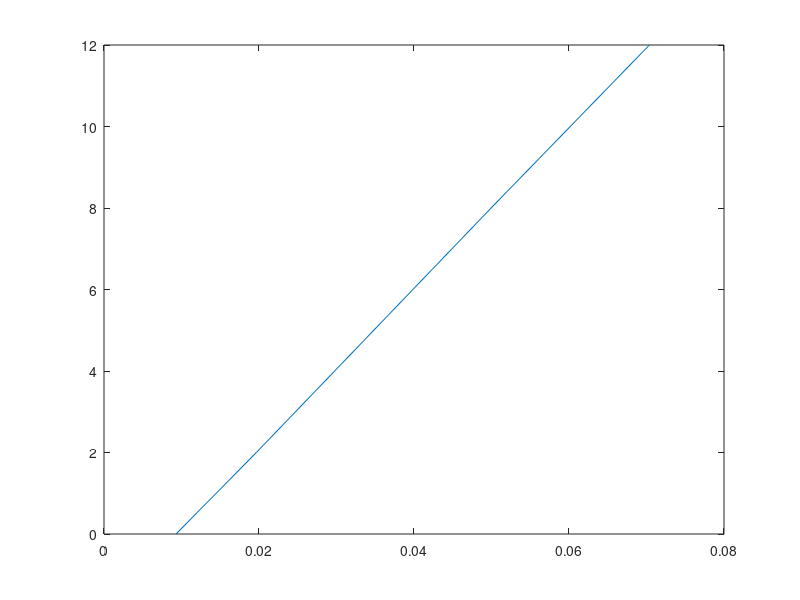

This chart was generated by the following MATLAB code:
% x=[0 101.5 44.14 -42.57
%    -1 68 29.92 -48.48
%    -2 50.1 21.62 -49.45
%    -3 39.93 17.28 -60.8
%    -4 34.28 16.16 -52.14
%    -5 28.83 12.49 -52.71
%    -7 21.83 9.025 -53.59
%    -9 18.09 7.874 -54.28
%    -11 15.33 6.604 -64.8
%    -15 11.69 5.194 -55.24
%    -20 8.975 3.937 -55.66];

% plot(1./x(:,2),-x(:,1))
% p=polyfit(1./x(:,2),-x(:,1),1)
% y=196.9275./x(:,2)-1.8928
% 
% s=p(1)./x(:,2);
% 
% Y=s.*x(:,4);
% figure
% plot(x(:,1),Y);
% p2=polyfit(x(:,1),Y,1)
% mean(Y)



% s=196.9344./x(:,2);
% Y=s.*x(:,4)/2/196.9344;
% plot(x(:,1),Y)

% 
% x=[  
%     -2 -1.5 0 242.8 -51.81 50.17    
%     -2 -1 0 169.1 -51.05 50.15
%     -2 -0.5 0 97.29 -49.44 49.97
%     -2 0.5 0 -51.74 -48.78 50.11
%     -2 1 0 -125.5 -48.07 50.11
%     -2 1.5 0 -199.2 -47.41 50.12 
%     ];
% 
% s=196.9344./x(:,6);
% 
% Y=s.*x(:,4)/2/196.9344;
% plot(x(:,2),Y);
% p2=polyfit(x(:,2),Y,1)



% x=[  
%     -2 0 0  21.62 -49.45 50.1
%     -2 0 0.25 21.97 -12.82 49.62
%     -2 0 0.5 22.15 23.35 49.31
%     -2 0 1 22.63 94.63 48.57
% 
%     ];
% 
% s=196.9344./x(:,6);
% 
% Y=s.*x(:,5)/2/196.9344;
% plot(x(:,3),Y);
% p2=polyfit(x(:,3),Y,1)




x=[0 107.6
    -2 50.87
    -4 33.6
    -8 20.02
    -12 14.21
    ];
plot(1./x(:,2),-x(:,1))
p=polyfit(1./x(:,2),-x(:,1),1)